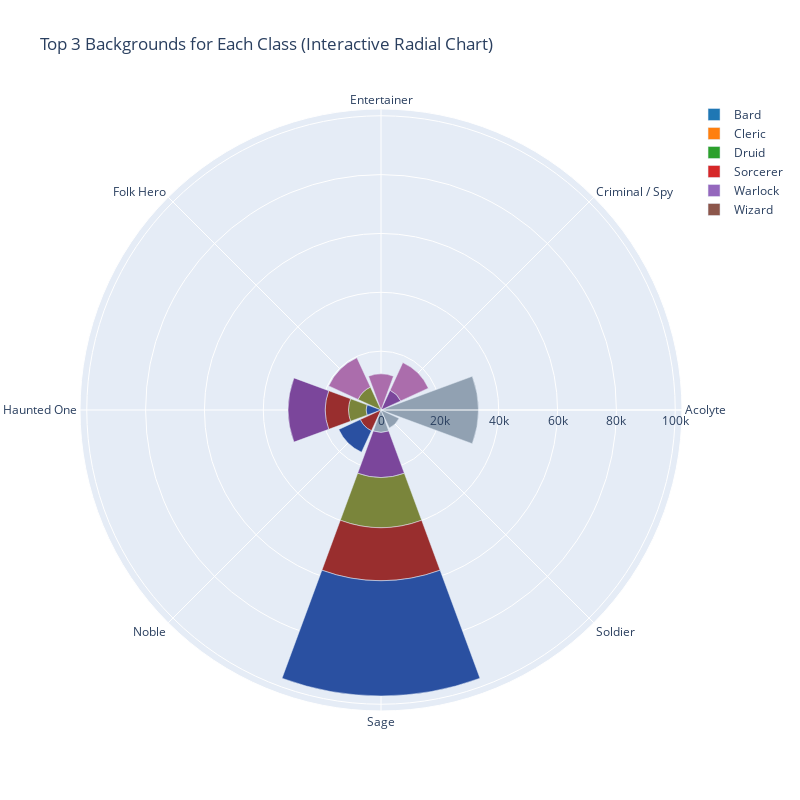

Source (notebook cell):
### Code cell
import pandas as pd
import plotly.graph_objects as go
import numpy as np

# Load dataset
zip_path = "over_one_mil_chars.zip"
df = pd.read_csv(zip_path, usecols=["class_starting", "background"])

# Keep only six spellcasting classes
selected_classes = ["Bard", "Cleric", "Druid", "Sorcerer", "Warlock", "Wizard"]
df_filtered = df[df["class_starting"].isin(selected_classes)]

# Count number of each background per class
df_counts = df_filtered.groupby(["class_starting", "background"]).size().reset_index(name="count")

# Rank backgrounds for each class; keep only top 3
df_counts["ranks"] = df_counts.groupby("class_starting")["count"].rank(method="dense", ascending=False)
df_top_backgrounds = df_counts[df_counts["ranks"] <= 3]

# Get unique classes and sorted backgrounds
unique_classes = sorted(df_top_backgrounds["class_starting"].unique())
sorted_backgrounds = sorted(df_top_backgrounds["background"].unique())  

# Map from background to angles (evenly spaced around circle)
background_to_angle = {background: angle for background, angle in zip(sorted_backgrounds, np.linspace(0, 360, len(sorted_backgrounds), endpoint=False))}

# Make colors same as offical D&D character sheet themes
class_colors = {
    "Bard": "#AB6DAC",
    "Cleric": "#91A1B2",
    "Druid": "#7A853B",
    "Sorcerer": "#992E2E",
    "Warlock": "#7B469B",
    "Wizard": "#2A50A1"
}

# Ensure largest count per background is plotted first
df_sorted = df_top_backgrounds.sort_values(["background", "count"], ascending=[False, True])

# Create figure
fig = go.Figure()

# Loop through each background and add bars for each class
for background in sorted_backgrounds:
    background_data = df_sorted[df_sorted["background"] == background]

    for _, row in background_data.iterrows():
        cls = row["class_starting"]
        angle = background_to_angle[background]
        count = row["count"]

        # Add a radial bar for each class-background pair
        fig.add_trace(go.Barpolar(
            r=[count],
            theta=[angle],  # Position around the circle
            width=[360 / len(sorted_backgrounds) * 0.9],  # Adjust width of the bars
            marker_color=class_colors[cls],
            name=f"{cls} - {background}",
            hoverinfo="text",
            text=f"{cls} ({count})",
            showlegend=False  # Hide from legend
        ))
        
# Make it so that the legend is only the 6 classes and not the 18 different 
# combinations of class and background
for cls in unique_classes:
    fig.add_trace(go.Barpolar(
        r=[0], theta=[0],  
        marker_color=class_color_map[cls],
        name=cls,  # Only the class name appears in the legend
        hoverinfo="skip",
    ))

# Modify layout
fig.update_layout(
    title="Top 3 Backgrounds for Each Class (Interactive Radial Chart)",
    polar=dict(
        radialaxis=dict(showticklabels=True, tickfont_size=12),
        angularaxis=dict(showticklabels=True, tickmode="array", tickvals=list(background_to_angle.values()), ticktext=sorted_backgrounds)
    ),
    showlegend=True,
    height=800, width=800
)

# Show chart
fig.show()

### Figure 1 — Plotly figure (JSON) as saved in the notebook; plotly's stock layout.template omitted (floating-point values rounded to 4 significant figures)
{"data": [{"hoverinfo": "text", "marker": {"color": "#91A1B2"}, "name": "Cleric - Acolyte", "r": [33069], "showlegend": false, "text": "Cleric (33069)", "theta": [0], "type": "barpolar", "width": [40.5]}, {"hoverinfo": "text", "marker": {"color": "#7B469B"}, "name": "Warlock - Criminal / Spy", "r": [7385], "showlegend": false, "text": "Warlock (7385)", "theta": [45], "type": "barpolar", "width": [40.5]}, {"hoverinfo": "text", "marker": {"color": "#AB6DAC"}, "name": "Bard - Criminal / Spy", "r": [10347], "showlegend": false, "text": "Bard (10347)", "theta": [45], "type": "barpolar", "width": [40.5]}, {"hoverinfo": "text", "marker": {"color": "#AB6DAC"}, "name": "Bard - Entertainer", "r": [12256], "showlegend": false, "text": "Bard (12256)", "theta": [90], "type": "barpolar", "width": [40.5]}, {"hoverinfo": "text", "marker": {"color": "#7A853B"}, "name": "Druid - Folk Hero", "r": [8584], "showlegend": false, "text": "Druid (8584)", "theta": [135], "type": "barpolar", "width": [40.5]}, {"hoverinfo": "text", "marker": {"color": "#AB6DAC"}, "name": "Bard - Folk Hero", "r": [10991], "showlegend": false, "text": "Bard (10991)", "theta": [135], "type": "barpolar", "width": [40.5]}, {"hoverinfo": "text", "marker": {"color": "#2A50A1"}, "name": "Wizard - Haunted One", "r": [5055], "showlegend": false, "text": "Wizard (5055)", "theta": [180], "type": "barpolar", "width": [40.5]}, {"hoverinfo": "text", "marker": {"color": "#7A853B"}, "name": "Druid - Haunted One", "r": [5983], "showlegend": false, "text": "Druid (5983)", "theta": [180], "type": "barpolar", "width": [40.5]}, {"hoverinfo": "text", "marker": {"color": "#992E2E"}, "name": "Sorcerer - Haunted One", "r": [7908], "showlegend": false, "text": "Sorcerer (7908)", "theta": [180], "type": "barpolar", "width": [40.5]}, {"hoverinfo": "text", "marker": {"color": "#7B469B"}, "name": "Warlock - Haunted One", "r": [12587], "showlegend": false, "text": "Warlock (12587)", "theta": [180], "type": "barpolar", "width": [40.5]}, {"hoverinfo": "text", "marker": {"color": "#992E2E"}, "name": "Sorcerer - Noble", "r": [7760], "showlegend": false, "text": "Sorcerer (7760)", "theta": [225], "type": "barpolar", "width": [40.5]}, {"hoverinfo": "text", "marker": {"color": "#2A50A1"}, "name": "Wizard - Noble", "r": [8041], "showlegend": false, "text": "Wizard (8041)", "theta": [225], "type": "barpolar", "width": [40.5]}, {"hoverinfo": "text", "marker": {"color": "#91A1B2"}, "name": "Cleric - Sage", "r": [7609], "showlegend": false, "text": "Cleric (7609)", "theta": [270], "type": "barpolar", "width": [40.5]}, {"hoverinfo": "text", "marker": {"color": "#7B469B"}, "name": "Warlock - Sage", "r": [15321], "showlegend": false, "text": "Warlock (15321)", "theta": [270], "type": "barpolar", "width": [40.5]}, {"hoverinfo": "text", "marker": {"color": "#7A853B"}, "name": "Druid - Sage", "r": [17022], "showlegend": false, "text": "Druid (17022)", "theta": [270], "type": "barpolar", "width": [40.5]}, {"hoverinfo": "text", "marker": {"color": "#992E2E"}, "name": "Sorcerer - Sage", "r": [18083], "showlegend": false, "text": "Sorcerer (18083)", "theta": [270], "type": "barpolar", "width": [40.5]}, {"hoverinfo": "text", "marker": {"color": "#2A50A1"}, "name": "Wizard - Sage", "r": [39146], "showlegend": false, "text": "Wizard (39146)", "theta": [270], "type": "barpolar", "width": [40.5]}, {"hoverinfo": "text", "marker": {"color": "#91A1B2"}, "name": "Cleric - Soldier", "r": [6732], "showlegend": false, "text": "Cleric (6732)", "theta": [315], "type": "barpolar", "width": [40.5]}, {"hoverinfo": "skip", "marker": {"color": "#1f77b4"}, "name": "Bard", "r": [0], "theta": [0], "type": "barpolar"}, {"hoverinfo": "skip", "marker": {"color": "#ff7f0e"}, "name": "Cleric", "r": [0], "theta": [0], "type": "barpolar"}, {"hoverinfo": "skip", "marker": {"color": "#2ca02c"}, "name": "Druid", "r": [0], "theta": [0], "type": "barpolar"}, {"hoverinfo": "skip", "marker": {"color": "#d62728"}, "name": "Sorcerer", "r": [0], "theta": [0], "type": "barpolar"}, {"hoverinfo": "skip", "marker": {"color": "#9467bd"}, "name": "Warlock", "r": [0], "theta": [0], "type": "barpolar"}, {"hoverinfo": "skip", "marker": {"color": "#8c564b"}, "name": "Wizard", "r": [0], "theta": [0], "type": "barpolar"}], "layout": {"height": 800, "polar": {"angularaxis": {"showticklabels": true, "tickmode": "array", "ticktext": ["Acolyte", "Criminal / Spy", "Entertainer", "Folk Hero", "Haunted One", "Noble", "Sage", "Soldier"], "tickvals": [0, 45, 90, 135, 180, 225, 270, 315]}, "radialaxis": {"showticklabels": true, "tickfont": {"size": 12}}}, "showlegend": true, "title": {"text": "Top 3 Backgrounds for Each Class (Interactive Radial Chart)"}, "width": 800}}
